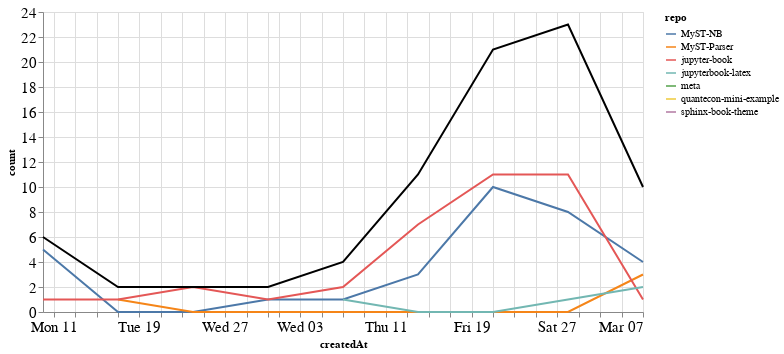

This figure's notebook cell:
### Markdown cell above
### Comments

### Code cell
comments_time = comments.groupby('repo').resample('W', on='createdAt').count()['author'].reset_index()
comments_time = comments_time.rename(columns={'author': 'count'})
comments_time_total = comments_time.groupby('createdAt').agg({"count": "sum"}).reset_index()
ch1 = alt.Chart(comments_time, width=600).mark_line().encode(
    x='createdAt',
    y='count',
    color='repo',
    tooltip="repo"
)

ch2 = alt.Chart(comments_time_total, width=600).mark_line(color="black").encode(
    x='createdAt',
    y='count',
)

ch1 + ch2

### Figure 1 — Vega-Lite specification as saved in the notebook (floating-point values rounded to 4 significant figures)
{"config": {"axisLeft": {"labelFontSize": 15}, "axisBottom": {"labelFontSize": 15}}, "layer": [{"data": {"name": "data-2dec2cea17b3e6604404f374eec4c91c"}, "mark": "line", "encoding": {"color": {"type": "nominal", "field": "repo"}, "tooltip": {"type": "nominal", "field": "repo"}, "x": {"type": "temporal", "field": "createdAt"}, "y": {"type": "quantitative", "field": "count"}}, "width": 600}, {"data": {"name": "data-e2993b0c4d6058db337437c3a1091f12"}, "mark": {"type": "line", "color": "black"}, "encoding": {"x": {"type": "temporal", "field": "createdAt"}, "y": {"type": "quantitative", "field": "count"}}, "width": 600}], "$schema": "https://vega.github.io/schema/vega-lite/v4.8.1.json", "datasets": {"data-2dec2cea17b3e6604404f374eec4c91c": [{"repo": "MyST-NB", "createdAt": "2021-01-10T00:00:00", "count": 5}, {"repo": "MyST-NB", "createdAt": "2021-01-17T00:00:00", "count": 0}, {"repo": "MyST-NB", "createdAt": "2021-01-24T00:00:00", "count": 0}, {"repo": "MyST-NB", "createdAt": "2021-01-31T00:00:00", "count": 1}, {"repo": "MyST-NB", "createdAt": "2021-02-07T00:00:00", "count": 1}, {"repo": "MyST-NB", "createdAt": "2021-02-14T00:00:00", "count": 3}, {"repo": "MyST-NB", "createdAt": "2021-02-21T00:00:00", "count": 10}, {"repo": "MyST-NB", "createdAt": "2021-02-28T00:00:00", "count": 8}, {"repo": "MyST-NB", "createdAt": "2021-03-07T00:00:00", "count": 4}, {"repo": "MyST-Parser", "createdAt": "2021-01-17T00:00:00", "count": 1}, {"repo": "MyST-Parser", "createdAt": "2021-01-24T00:00:00", "count": 0}, {"repo": "MyST-Parser", "createdAt": "2021-01-31T00:00:00", "count": 0}, {"repo": "MyST-Parser", "createdAt": "2021-02-07T00:00:00", "count": 0}, {"repo": "MyST-Parser", "createdAt": "2021-02-14T00:00:00", "count": 0}, {"repo": "MyST-Parser", "createdAt": "2021-02-21T00:00:00", "count": 0}, {"repo": "MyST-Parser", "createdAt": "2021-02-28T00:00:00", "count": 0}, {"repo": "MyST-Parser", "createdAt": "2021-03-07T00:00:00", "count": 3}, {"repo": "jupyter-book", "createdAt": "2021-01-10T00:00:00", "count": 1}, {"repo": "jupyter-book", "createdAt": "2021-01-17T00:00:00", "count": 1}, {"repo": "jupyter-book", "createdAt": "2021-01-24T00:00:00", "count": 2}, {"repo": "jupyter-book", "createdAt": "2021-01-31T00:00:00", "count": 1}, {"repo": "jupyter-book", "createdAt": "2021-02-07T00:00:00", "count": 2}, {"repo": "jupyter-book", "createdAt": "2021-02-14T00:00:00", "count": 7}, {"repo": "jupyter-book", "createdAt": "2021-02-21T00:00:00", "count": 11}, {"repo": "jupyter-book", "createdAt": "2021-02-28T00:00:00", "count": 11}, {"repo": "jupyter-book", "createdAt": "2021-03-07T00:00:00", "count": 1}, {"repo": "jupyterbook-latex", "createdAt": "2021-02-07T00:00:00", "count": 1}, {"repo": "jupyterbook-latex", "createdAt": "2021-02-14T00:00:00", "count": 0}, {"repo": "jupyterbook-latex", "createdAt": "2021-02-21T00:00:00", "count": 0}, {"repo": "jupyterbook-latex", "createdAt": "2021-02-28T00:00:00", "count": 1}, {"repo": "jupyterbook-latex", "createdAt": "2021-03-07T00:00:00", "count": 2}, {"repo": "meta", "createdAt": "2021-02-28T00:00:00", "count": 2}, {"repo": "quantecon-mini-example", "createdAt": "2021-02-14T00:00:00", "count": 1}, {"repo": "sphinx-book-theme", "createdAt": "2021-02-28T00:00:00", "count": 1}], "data-e2993b0c4d6058db337437c3a1091f12": [{"createdAt": "2021-01-10T00:00:00", "count": 6}, {"createdAt": "2021-01-17T00:00:00", "count": 2}, {"createdAt": "2021-01-24T00:00:00", "count": 2}, {"createdAt": "2021-01-31T00:00:00", "count": 2}, {"createdAt": "2021-02-07T00:00:00", "count": 4}, {"createdAt": "2021-02-14T00:00:00", "count": 11}, {"createdAt": "2021-02-21T00:00:00", "count": 21}, {"createdAt": "2021-02-28T00:00:00", "count": 23}, {"createdAt": "2021-03-07T00:00:00", "count": 10}]}}
